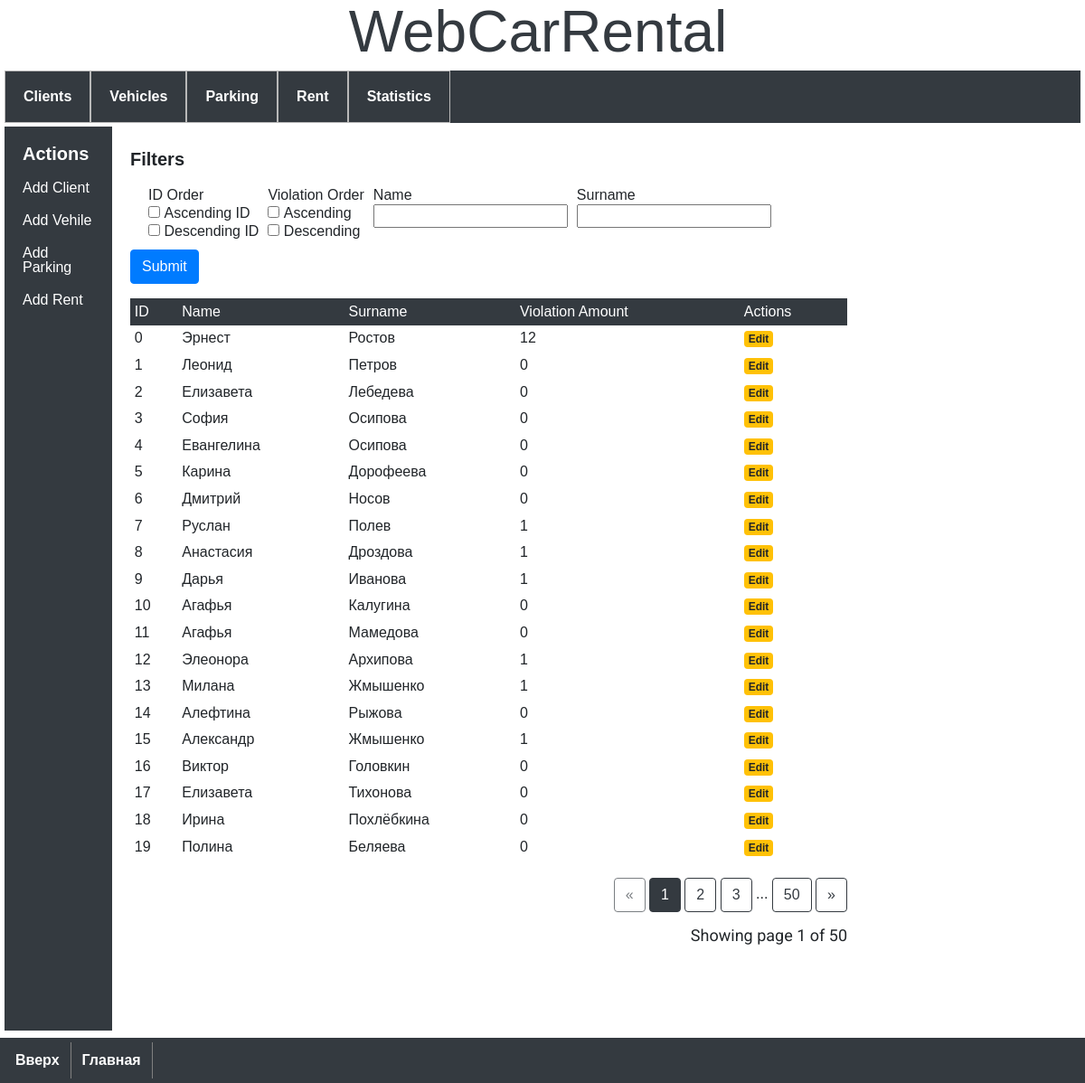
The app's page /clients, older data.
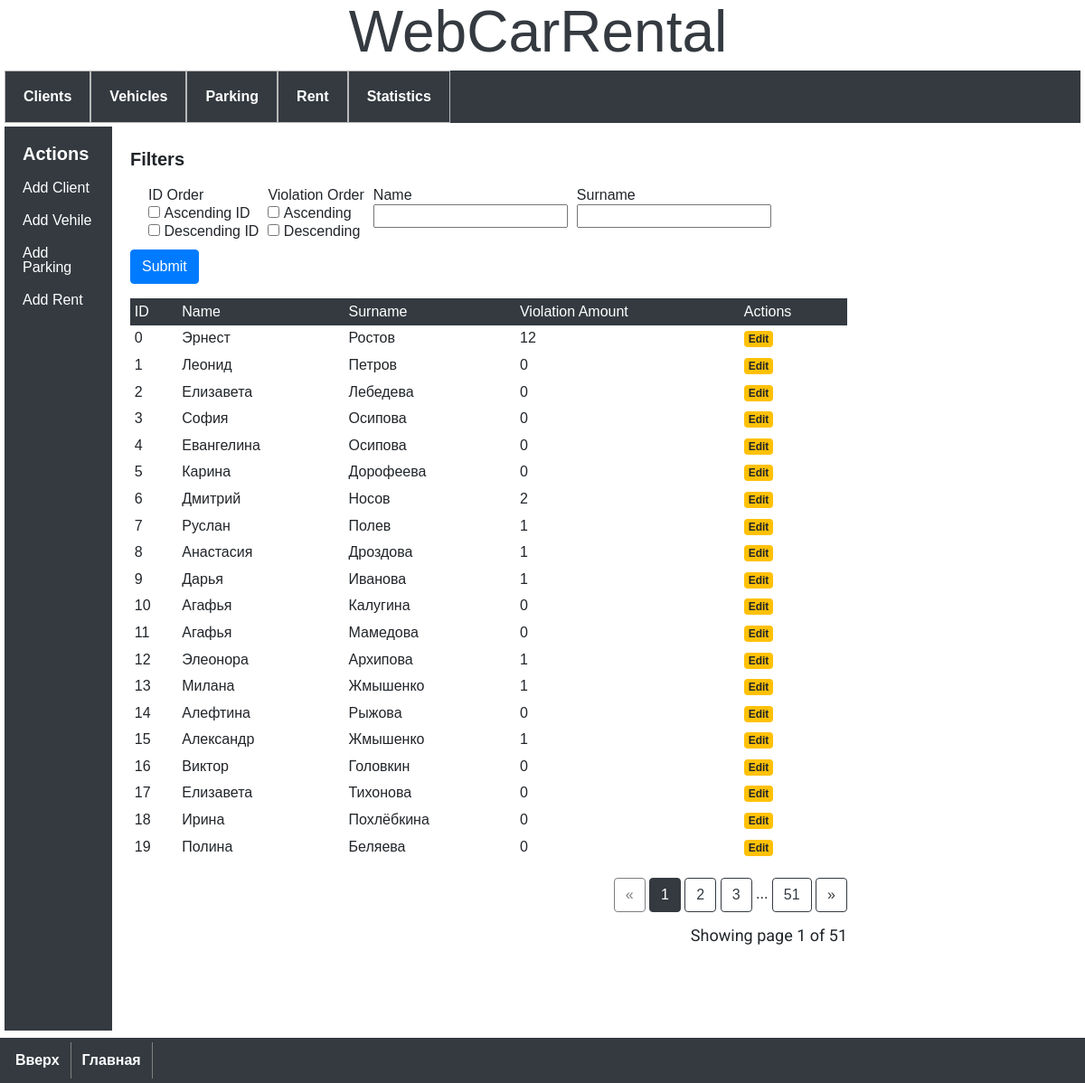
The same page, newer data.
### model.py (models this page shows)
class Client(db.Model):
    __tablename__ = 'client'
    client_id = db.Column('client_id', db.INTEGER, primary_key=True, autoincrement=True)
    firstname = db.Column('firstname', db.Text)
    surname = db.Column('surname', db.Text)
    violation = db.Column('violation', db.INTEGER)

### app.py (the view)
@app.route('/clients', methods=('GET', 'POST'))
def clients():
    form=ClientsForm()
    page = request.args.get('page', 1, type=int)
    clients = Client.query
    select_order = form.select_order.data
    select_violation = form.select_violation.data
    serch_name = form.serch_name.data
    serch_surname = form.serch_surname.data
    if request.method == 'POST':
        page = 1
        check_status_order(select_order)
        check_status_violation(select_violation)
        check_status_name(serch_name)
        check_status_surname(serch_surname)
    if ClientsForm.status_order == '0':
        form.select_order.data = []
    if ClientsForm.status_order == '1':
        clients = Client.query
        form.select_order.data = ['1']
    if ClientsForm.status_order == '2':
        clients = Client.query.order_by(desc(Client.client_id))
        form.select_order.data = ['2']
    if ClientsForm.status_violation == '0':
        form.select_violation.data = []
    if ClientsForm.status_violation == '1':
        clients = clients.order_by(Client.violation)
        form.select_violation.data = ['1']
    if ClientsForm.status_violation == '2':
        clients = clients.order_by(desc(Client.violation))
        form.select_violation.data = ['2']
    if serch_name:
        clients = clients.filter(Client.firstname == serch_name)
    if serch_surname:
        clients = clients.filter(Client.surname == serch_surname)
    return render_template(
        './client/clients.html',
        clients=clients.paginate(page=page, per_page=20),
        form=form)

### forms.py (shortened to what this page needs)
class ClientsForm(FlaskForm):
    select_order = MultiCheckboxField(
        label='ID Order',
        choices=[
            (1, 'Ascending ID'),
            (2, 'Descending ID')
        ])
    select_violation = MultiCheckboxField(
        label='Violation Order',
        choices=[
            (1, 'Ascending'),
            (2, 'Descending')
        ])
    serch_name = StringField(
        label='Name'
    )
    serch_surname = StringField(
        label='Surname'
    )
    submit = SubmitField(label=('Submit'))
    status_order = 0
    status_violation = 0
    status_name = 0
    status_surname = 0

### templates/client/clients.html (shortened to what this page needs)
{% extends 'base.html' %}
{% block content %}
<div class="table-responsive">
    <form class='form-horizontal' method="POST">
        <div class="form-group">
            <h2>Filters</h2>
            <div class="filters" style="display: flex;">
                <ul style="display: flex; padding: 10px;">
                    <li style="margin-left: 10px;">
                        {{ form.select_order.label }}
                        <br>
                        {{ form.select_order }}
                    </li>
                    <li style="margin-left: 10px;">
                        {{ form.select_violation.label }}
                        <br>
                        {{ form.select_violation }}
                    </li>
                    <li style="margin-left: 10px;">
                        {{ form.serch_name.label }}
                        <br>
                        {{ form.serch_name }}
                    </li>
                    <li style="margin-left: 10px;">
                        {{ form.serch_surname.label }}
                        <br>
                        {{ form.serch_surname }}
                    </li>
                </ul>
            </div>
            {{ form.submit(class="btn btn-primary") }}
        </div>
    </form>
    <table class="table table-sm table-borderless mb-0">
        <thead class="thead-dark">
            <tr>
                <th>ID</th>
                <th>Name</th>
                <th>Surname</th>
                <th>Violation Amount</th>
                <th>Actions</th>
            </tr>
        </thead>
        <tbody>
            {% for client in clients %}
            <tr>
                <th scope="row">{{ client.client_id }}</th>
                <td>{{ client.firstname }}</td>
                <td>{{ client.surname }}</td>
                <td>{{ client.violation }}</td>
                <td><a class="badge badge-warning"
                        href="{{ url_for('edit_client', client_id=client.client_id) }}">Edit</a></td>
            </tr>
            {% endfor %}
        </tbody>
    </table>
</div>
<br>
<div class="text-right">
    <a href="{{ url_for('clients', page=clients.prev_num) }}"
       class="btn btn-outline-dark
       {% if clients.page == 1 %}disabled{% endif %}">
        &laquo;
    </a>
    {% for page_num in clients.iter_pages(left_edge=1, right_edge=1, left_current=1, right_current=2) %}{% if page_num %}
            {% if clients.page == page_num %}
            <a href="{{ url_for('clients', page=page_num) }}"
               class="btn btn-dark">
                {{ page_num }}
            </a>
            {% else %}
            <a href="{{ url_for('clients', page=page_num) }}"
               class="btn btn-outline-dark">
                {{ page_num }}
            </a>
            {% endif %}
        {% else %}
            ...
        {% endif %}
    {% endfor %}    <a href="{{ url_for('clients', page=clients.next_num) }}"
       class="btn btn-outline-dark
       {% if clients.page == clients.pages %}disabled{% endif %}">
        &raquo;
    </a>
</div>
<p class="text-right mt-3">
   Showing page {{ clients.page }} of {{ clients.pages }}
</p>
{% endblock %}

Row changes from the older to the newer data that the page shows:
changed Client "Дмитрий": violation "0" → "2"
Text that changed along with them:
{{ clients.pages }}: "50" → "51"
new list line: "51"
list line gone: "50"
